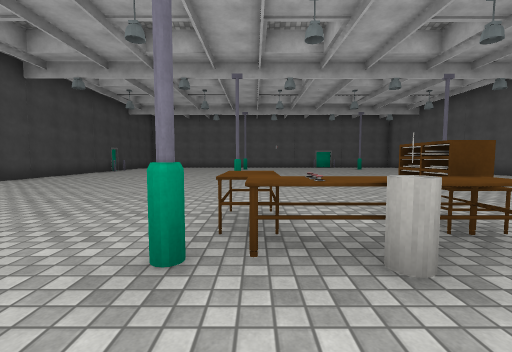
[1] (above)

14 first-person views from a walk through a Unity game level. The camera is 1.2 m above the floor, tilts 4° down and sees 90° across. The floor is counted in squares, 2 m on a side. Each view is taken from the middle of a square. On the plan, view 1 faces up. The plan holds only what a view shows up to about 9 squares ahead; the rest is blank. The place goes on beyond the plan. The player is left out. Surface patterns are stand-ins for the level's own textures.

[2]
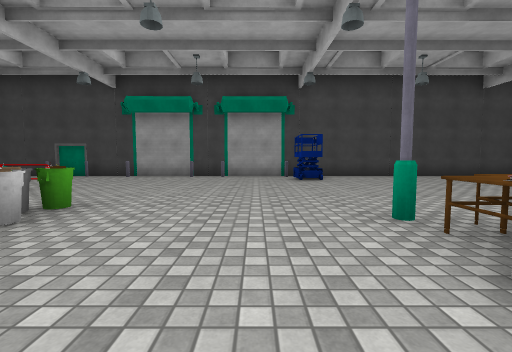

[3]
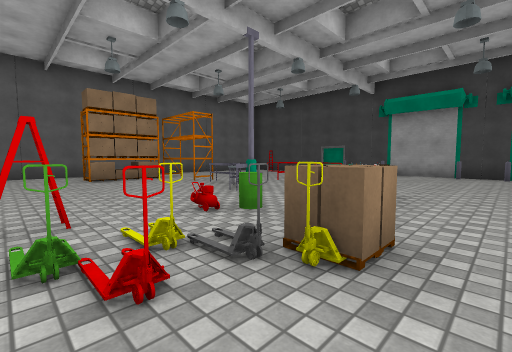

[4]
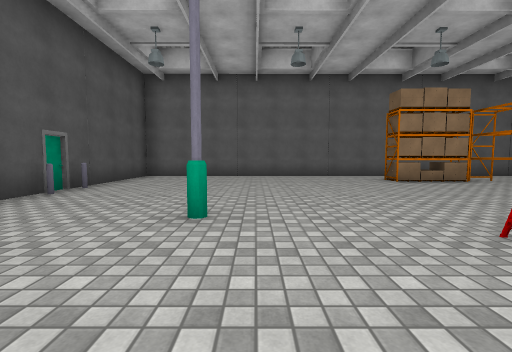

[5]
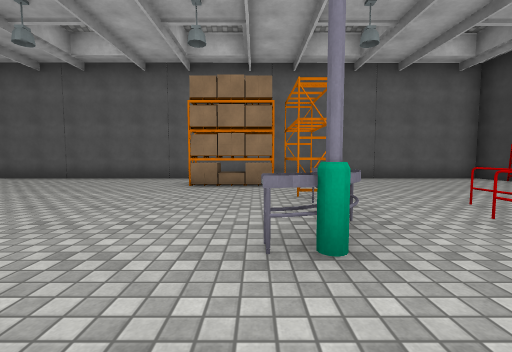

[6]
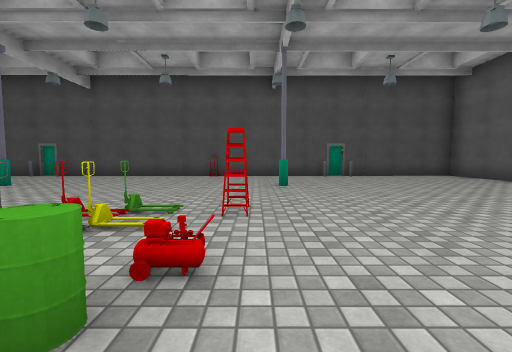

[7]
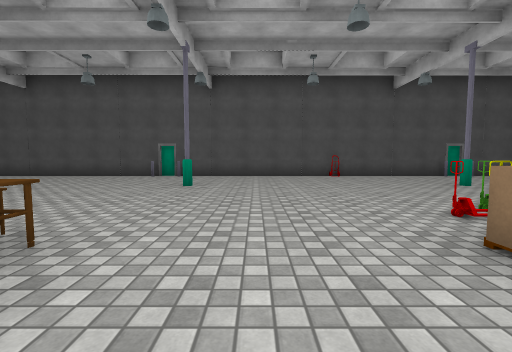

[8]
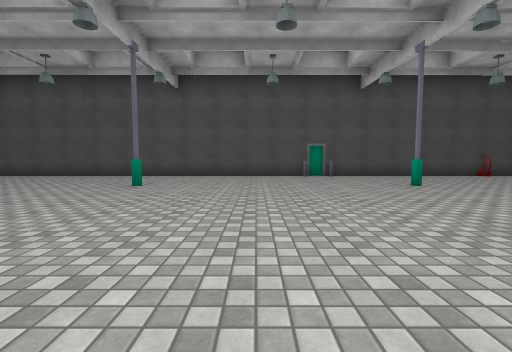

[9]
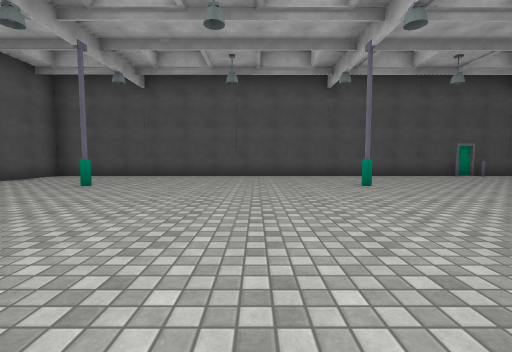

[10]
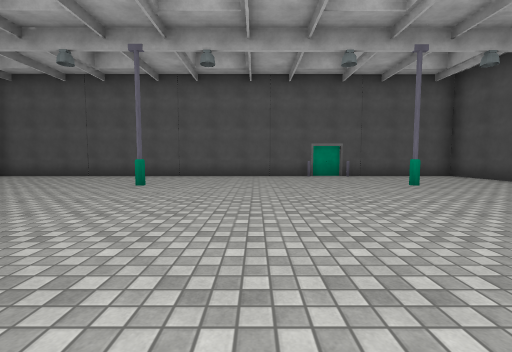

[11]
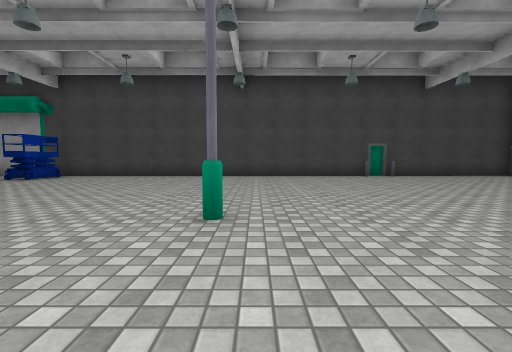

[12]
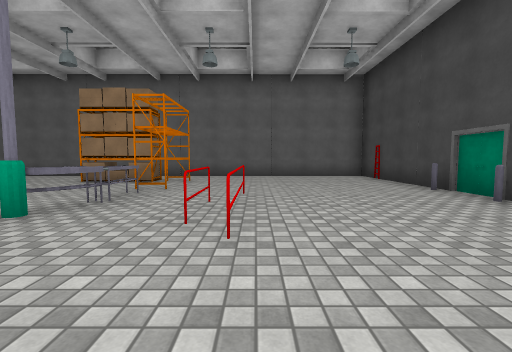

[13]
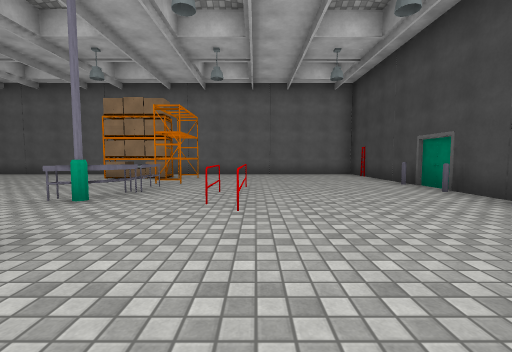

[14]
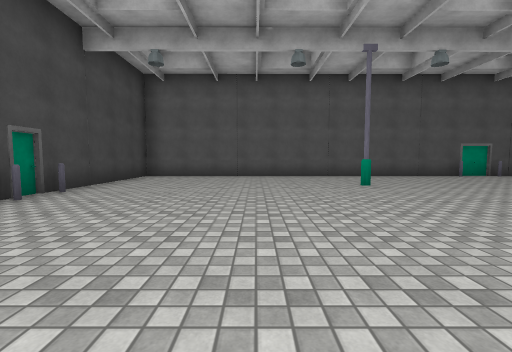

### Floor plan
Key: @ floor where view 1 was taken; # wall or solid block; . floor; T table; B bin; P pallet; R drum; L ladder; A railing; C conveyor; K rack; O other object.
Columns run from 7 left of view 1 to 9 right of it. Each row starts with its distance up from view 1.
 17 #################
 16 #...............#
 15 #...............#
 14 #.....#......#..#
 13 #...............#
 12 #...............#
 11 #...............#
 10 #...............#
  9 #...............#
  8 #.....#......#..#
  7 #...............#
  6 #...............#
  5 #...............#
  4 #...............#
  3 #......T.T......#
  2 #......TTT......#
  1 #OO.....O....#..#
  0 #......@........#
 -1 #...............#
 -2 #......BPPP.....#
 -3 #.....B.RPP....O#
 -4 #.......O.L.....#
 -5 #...OACC.....#..#
 -6 #...O.C.........#
 -7 #.....K.........#
 -8 #.....K.........#
 -9 O......PP.......#
-10 O...............#
-11 #################

Positions as (right, up) in squares from view 1, and headings:
1: (0, 0), facing up
2: (2, 0), facing left
3: (3, -1), facing down-left
4: (5, -2), facing down
5: (0, -3), facing down
6: (0, -4), facing right
7: (0, 0), facing right
8: (0, 5), facing right
9: (0, 10), facing right
10: (2, 8), facing up
11: (2, 8), facing left
12: (-3, -2), facing down
13: (-3, -1), facing down
14: (-3, 8), facing up
